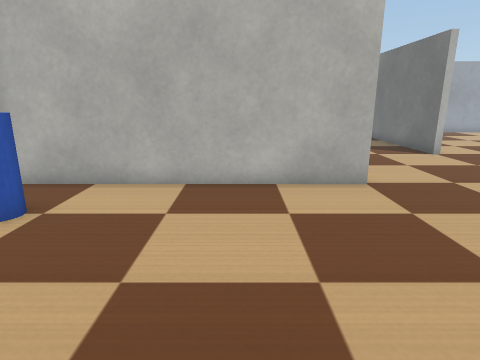
View 1 (above)

21 first-person views from a walk through a robot-simulator world made for Webots. The camera is 0.22 m above the floor, tilts 14° down and sees 75° across. The floor is counted in squares, 0.1 m on a side. Each view is taken from the middle of a square. On the plan, view 1 faces up. The plan holds only what a view shows up to about 18 squares ahead; the rest is blank. Robots are left out. Simple shapes and patterns stand in for the simulator's stock objects.

View 2
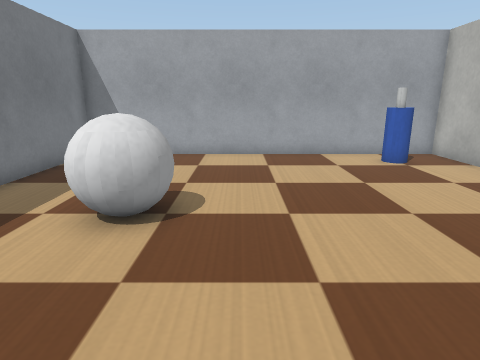

View 3
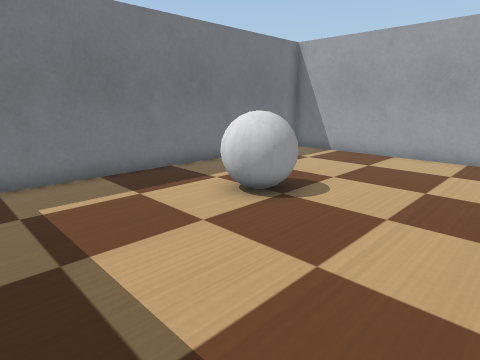

View 4
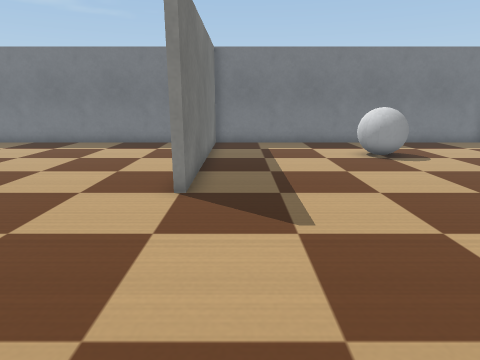

View 5
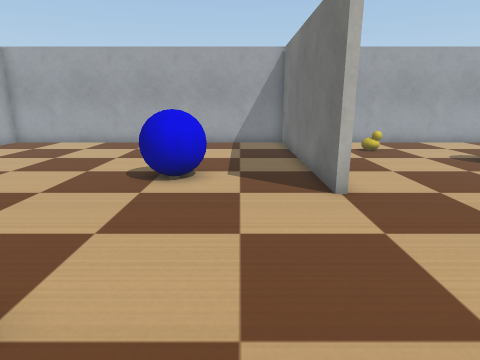

View 6
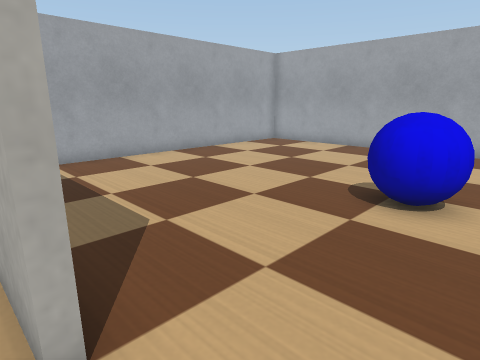

View 7
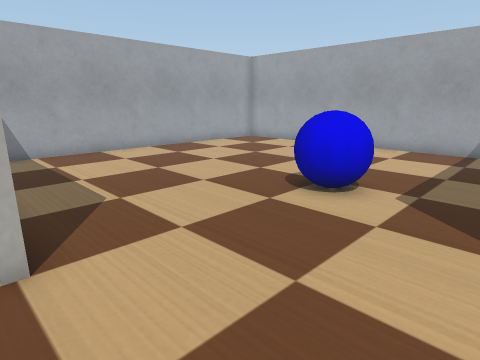

View 8
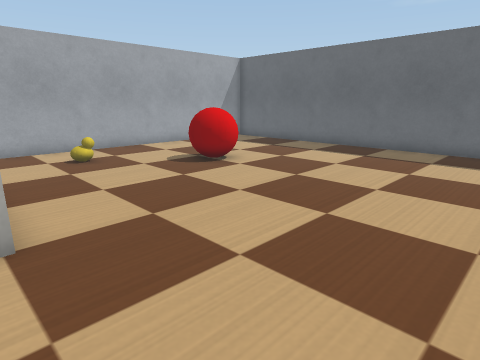

View 9
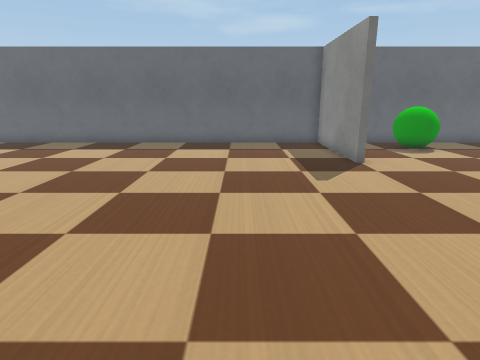

View 10
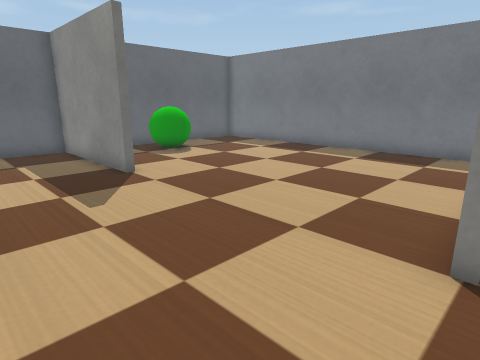

View 11
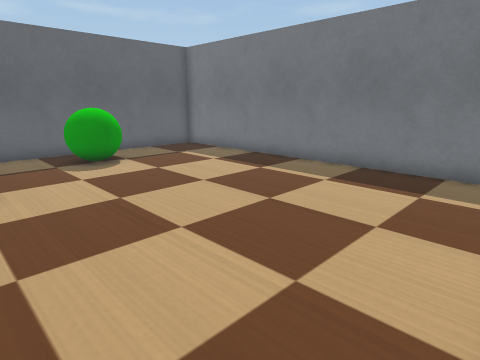

View 12
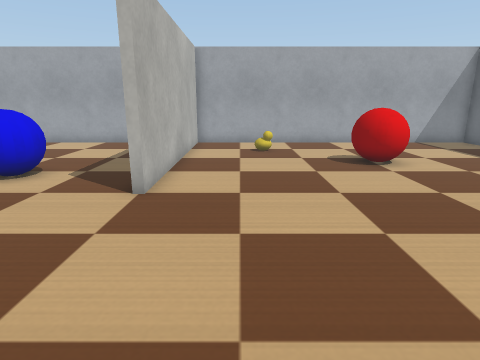

View 13
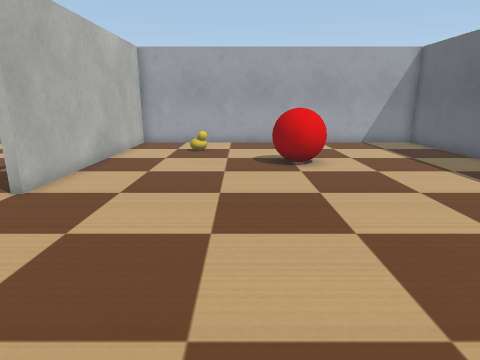

View 14
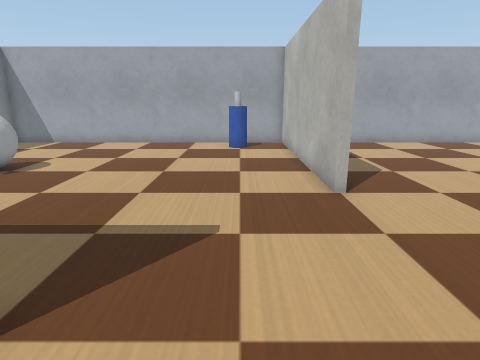

View 15
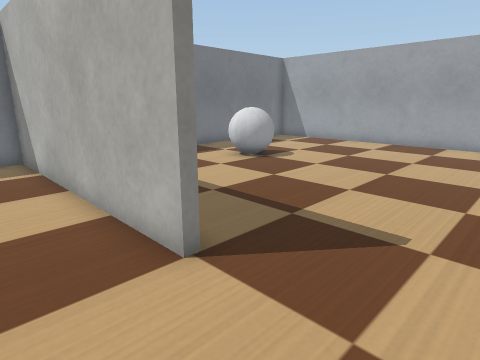

View 16
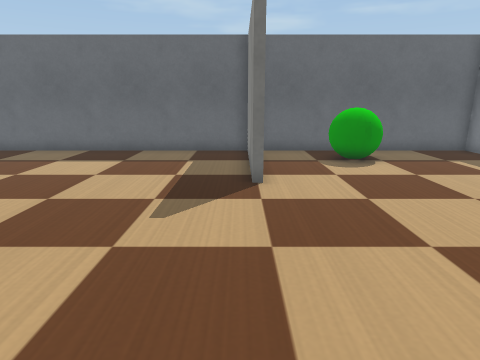

View 17
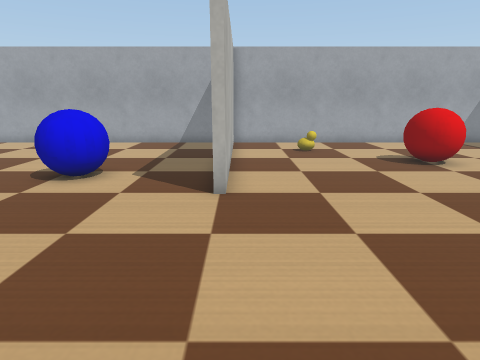

View 18
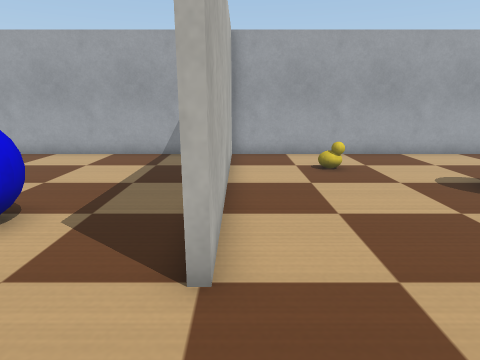

View 19
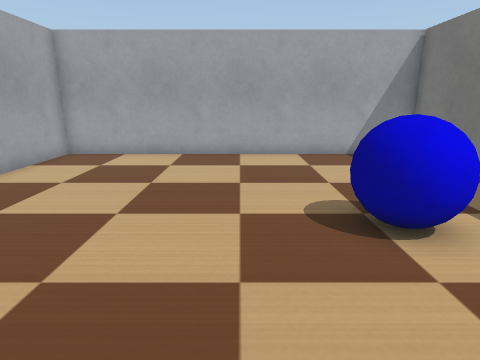

View 20
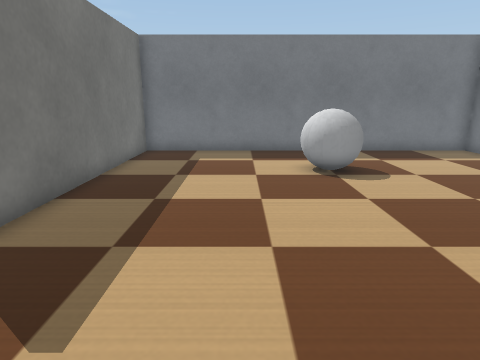

View 21
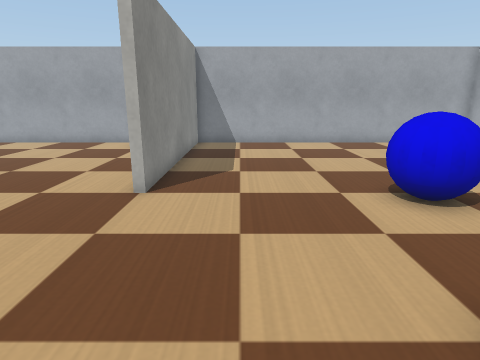

### Floor plan
Ten units are one square. View 1 is at (0, 0); x grows to the right and y downward. Boxes are objects, and circles mark ways between rooms. Rooms are numbered by the first view taken in them; rooms with no view inside come last. Other rooms are left out.
<svg viewBox="-70 -240 310 310">
<path fill="none" stroke="#000" d="M35 -83 -65 -84 -65 65 83 65 83 -37M87 -134 83 -134 83 -235 -65 -235 -65 -87 35 -87 35 -83M175 -32 175 -36 235 -36 235 -235 87 -235 87 -134M83 -37 87 -37 87 65 235 65 235 -30"/>
<rect x="-55" y="-65" width="10" height="10" fill="#bbb"><title>bottle</title></rect>
<rect x="-5" y="15" width="30" height="20" fill="#bbb"><title>ball</title></rect>
<rect x="25" y="-165" width="30" height="20" fill="#bbb"><title>ball</title></rect>
<rect x="115" y="-205" width="10" height="10" fill="#bbb"><title>rubber duck</title></rect>
<rect x="145" y="-185" width="30" height="20" fill="#bbb"><title>ball</title></rect>
<rect x="205" y="-5" width="20" height="20" fill="#bbb"><title>ball</title></rect>
<circle cx="55" cy="-80" r="3" fill="#2a7"/>
<circle cx="80" cy="-85" r="3" fill="#2a7"/>
<text x="0" y="-10">1</text>
<text x="10" y="-160">2</text>
<text x="160" y="-90">3</text>
</svg>
Room 1 opens to room 2. Room 2 opens to room 3.

Where each view was taken, in squares from view 1:
view 1: 0 up, 0 right, facing up
view 2: 0 up, 7 right, facing left
view 3: 3 up, 7 right, facing down-left
view 4: 11 up, 7 right, facing down
view 5: 6 up, 6 right, facing up
view 6: 8 up, 6 right, facing up-left
view 7: 8 up, 8 right, facing up-left
view 8: 8 up, 8 right, facing up-right
view 9: 8 up, 6 right, facing right
view 10: 8 up, 8 right, facing down-right
view 11: 4 up, 9 right, facing down-right
view 12: 6 up, 11 right, facing up
view 13: 6 up, 14 right, facing up
view 14: 6 up, 11 right, facing left
view 15: 7 up, 11 right, facing down-left
view 16: 4 up, 9 right, facing right
view 17: 6 up, 9 right, facing up
view 18: 10 up, 9 right, facing up
view 19: 10 up, 1 right, facing up
view 20: 8 up, 4 right, facing down
view 21: 11 up, 11 right, facing left
